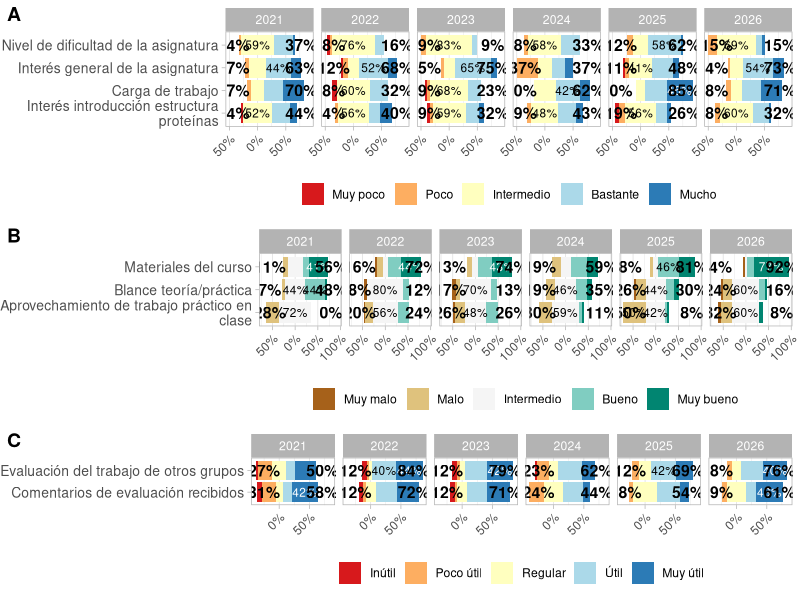

Write R code to recreate this figure.
## ---- chunk 1
#| echo: FALSE
#| message: false
#| warning: false
#| label: fig-encuestas
#| fig-cap: "Valoración del alumnado de la asignatura Bioinformática Estructural entre cursos 2020-2021 y 2025-2026. Se muestran preguntas seleccionadas entre tres bloques que representan la valoración general de la asignatura (A), la metodología docente (B) y la evaluación por pares del trabajo práctico (C). Se indican las puntuaciones superiores al 40% y la suma de las dos valoraciones extremas en cada sentido."
#| fig-height: 7
#| fig-width: 11

# Leer datos
df <- read.csv("encuestas/strbio_surveys.csv",
               sep = ";",
               check.names = FALSE,
               stringsAsFactors = FALSE)

# Columnas de respuestas (todo excepto las 3 primeras)
resp_cols <- names(df)[-(1:3)]

# Separar por año y transformar cada bloque
res <- do.call(rbind, lapply(split(df, df$YEAR), function(d) {
  
  # Transponer solo las respuestas
  m <- t(as.matrix(d[, resp_cols]))
  
  # Quitar filas vacías (encuestas sin datos)
  m <- m[rowSums(!is.na(m) & m != "") > 0, , drop = FALSE]
  
  # Convertir a data.frame
  out <- data.frame(YEAR = d$YEAR[1], m,
                    check.names = FALSE,
                    stringsAsFactors = FALSE)
  
  # Poner como nombres de columna las preguntas
  names(out)[-1] <- d$Quesion   # usa d$X si prefieres el texto largo
  out
}))

rownames(res) <- NULL

preguntas <- c("a"="Nivel de dificultad de la asignatura",
               "b"="Interés general de la asignatura",
               "c"="Carga de trabajo",
               "d"="Interés introducción estructura proteínas",
               "e"="Materiales del curso",
               "f"="Blance teoría/práctica",
               "g"="Aprovechamiento de trabajo práctico en clase",
               "h"="Preferiría aula invertida",
               "i"="Preferiría más teoría en clase",
               "j"="Evaluación del trabajo de otros grupos",
               "k"="Comentarios de evaluación recibidos"
               )



library(ggplot2)
library(ggstats)


res[ , 2:4] <-
  lapply(res[ , 2:4], function(x) {
    factor(x,
           levels = c(1:5),
           labels = c("Muy poco", "Poco", "Intermedio", "Bastante", "Mucho"),
           ordered = TRUE)
  })
res[,5] <- factor(res[,5],levels = c(1:5),
           labels = c("Mucho", "Bastante", "Intermedio", "Poco", "Muy poco"),
           ordered = TRUE)
library("RColorBrewer")   
g1 <- gglikert(res,
         2:5,
         variable_labels = preguntas,
         facet_cols = vars(YEAR), totals_hjust = -.15, labels_hide_below = 0.4,  totals_size =4, y_label_wrap=40,
         labels_size = 3) + scale_fill_brewer(palette = "RdYlBu")+
  theme(axis.text.y=element_text(size=10)) + theme(axis.text.x = element_text(angle = 45, hjust = 1))

res[ , 6:8] <-
  lapply(res[ , 6:8], function(x) {
    factor(x,
           levels = c(1:5),
           labels = c("Muy malo", "Malo", "Intermedio", "Bueno", "Muy bueno"),
           ordered = TRUE)
  })
g2 <- gglikert(res,
         6:8,
         variable_labels = preguntas,
         facet_cols = vars(YEAR), totals_hjust = -.15, labels_hide_below = 0.4,totals_size =4, y_label_wrap=40,
         labels_size = 3) +
  theme(axis.text.y=element_text(size=10)) + theme(axis.text.x = element_text(angle = 45, hjust = 1))




res[ , 11:12] <-
  lapply(res[ , 11:12], function(x) {
    factor(x,
           levels = c(1:5),
           labels = c("Inútil", "Poco útil", "Regular", "Útil", "Muy útil"),
           ordered = TRUE)
  })

g3 <- gglikert(res,
         11:12,
         variable_labels = preguntas, totals_hjust = -.15, labels_hide_below = 0.4,totals_size =4, y_label_wrap=40,
         facet_cols = vars(YEAR),
         labels_size = 3) + scale_fill_brewer(palette = "RdYlBu") +
  theme(axis.text.y=element_text(size=10)) + theme(axis.text.x = element_text(angle = 45, hjust = 1))

library(ggpubr)
ggarrange(g1,g2,g3, nrow=3,labels="AUTO", heights=c(3.25,3,2.55))
